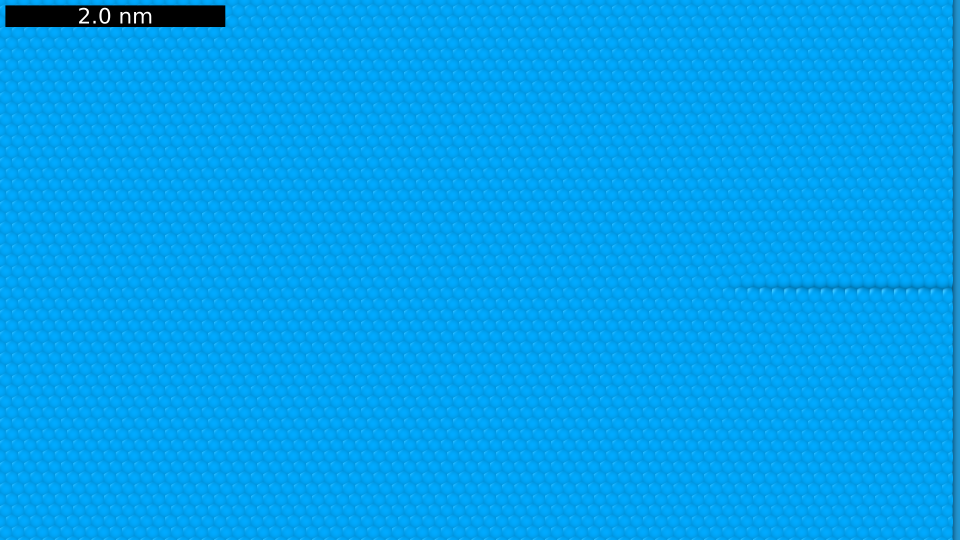
#> input picture Size-of-Crack/CrackImage/cra0002.png, 1920 x 1080 px, given in place of cr0044.pngcra0000.png, which was not available (shown at 1/2 size)
$ python CrackSummary.py   (older library calls are emulated)
#> lines starting #> are read from the running program, lines starting #| are printed output that depends on the picture; after the words box and inside, x2 and y2 are one past the last pixel; in counts of white or black regions, pixels touching at a corner belong together; pictures that were not available may be replaced by others from this repository, and a replacement may not be noted
# Ref:https://www.pyimagesearch.com/2016/03/28/measuring-size-of-objects-in-an-image-with-opencv/
# import the necessary packages
from scipy.spatial import distance as dist
from imutils import perspective
from imutils import contours
import numpy as np
import argparse
import imutils
import cv2
from numpy import NaN
import matplotlib.pyplot as plt
print('Length Width\n')
def midpoint(ptA, ptB):
    return ((ptA[0] + ptB[0]) * 0.5, (ptA[1] + ptB[1]) * 0.5)
def CrackLen(ImagePath):
    image = cv2.imread(ImagePath)
#> image is the input picture: shape (1080, 1920, 3); mean B, G, R 239.3, 160.2, 2.1
    width = float(2)
    gray = cv2.cvtColor(image, cv2.COLOR_BGR2GRAY)
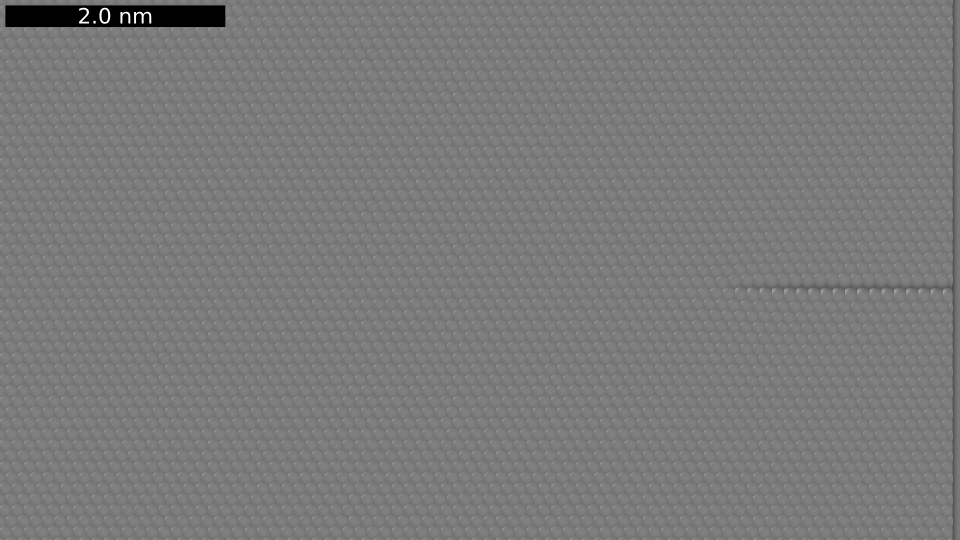
#> gray: shape (1080, 1920) (shown at 1/2 size); min 0, max 255, mean 122
    gray = cv2.GaussianBlur(gray, (7, 7), 0)

    # perform edge detection, then perform a dilation + erosion to
    # close gaps in between object edges
    edged = cv2.Canny(gray, 50, 100)
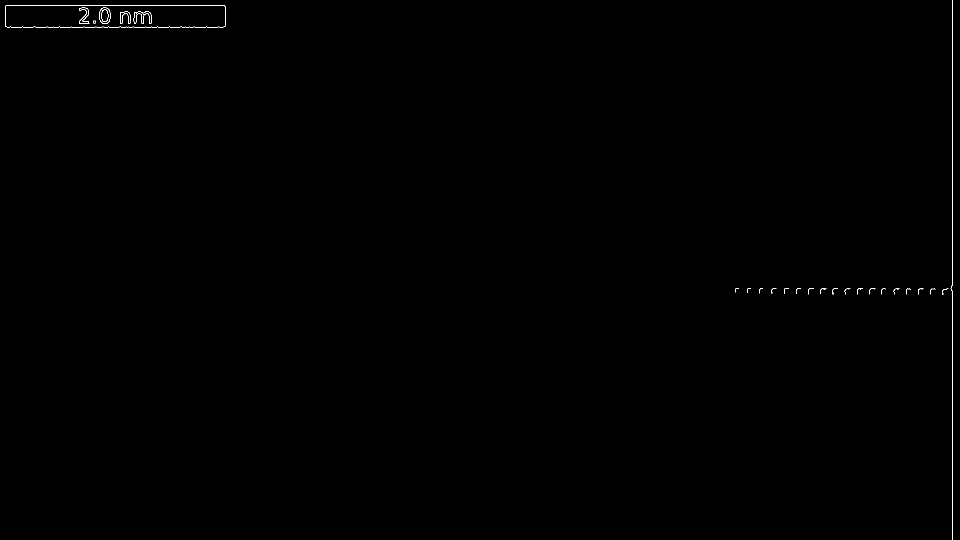
#> edged: shape (1080, 1920) (shown at 1/2 size); 0.15% white in thin lines or dots
    edged = cv2.dilate(edged, None, iterations=1)
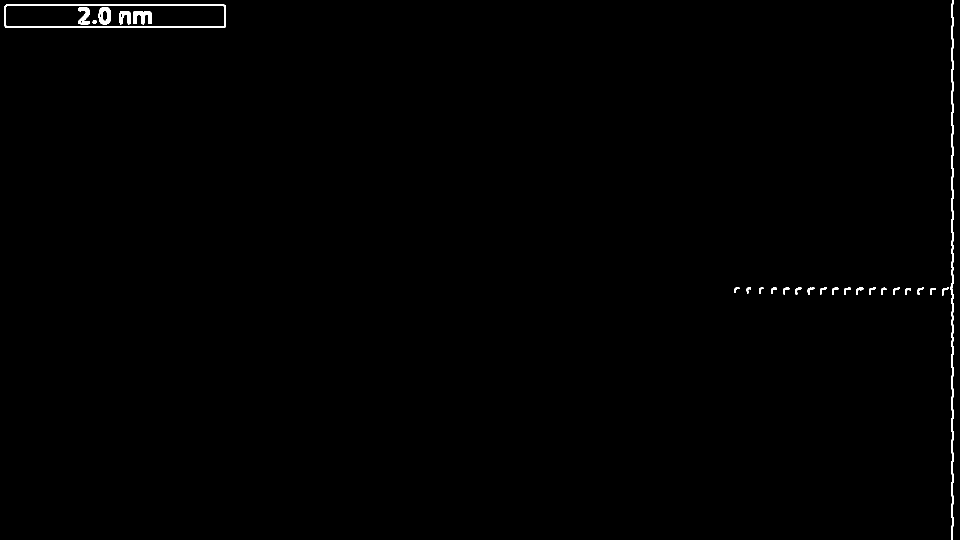
#> edged: shape (1080, 1920) (shown at 1/2 size); 0.47% white; 25 white regions, largest, box (x1, y1, x2, y2) and area: (1900, 0, 1907, 1080) 3373, (9, 9, 452, 56) 2992, (266, 22, 304, 49) 593
    edged = cv2.erode(edged, None, iterations=1)
#> edged: shape (1080, 1920); 0.16% white in thin lines or dots

    # find contours in the edge map
    cnts = cv2.findContours(edged.copy(), cv2.RETR_EXTERNAL, cv2.CHAIN_APPROX_SIMPLE)
#> cnts = 20 contours, 19 with area under 20; largest, box (x1, y1, x2, y2) and area: (10, 10, 451, 55) 19334
    cnts = imutils.grab_contours(cnts)

    # sort the contours from left-to-right and initialize the
    # 'pixels per metric' calibration variable
    (cnts, _) = contours.sort_contours(cnts)
    pixelsPerMetric = None

    # loop over the contours individually
    for c in cnts:
        # if the contour is not sufficiently large, ignore it
        if cv2.contourArea(c) < 100:
            continue

        # compute the rotated bounding box of the contour
        orig = image.copy()
        box = cv2.minAreaRect(c)
        box = cv2.cv.BoxPoints(box) if imutils.is_cv2() else cv2.boxPoints(box)
        box = np.array(box, dtype="int")

        # order the points in the contour such that they appear
        # in top-left, top-right, bottom-right, and bottom-left
        # order, then draw the outline of the rotated bounding
        # box
        box = perspective.order_points(box)
        cv2.drawContours(orig, [box.astype("int")], -1, (0, 255, 0), 2)

        # loop over the original points and draw them
        for (x, y) in box:
            cv2.circle(orig, (int(x), int(y)), 5, (0, 0, 255), -1)

        # unpack the ordered bounding box, then compute the midpoint
        # between the top-left and top-right coordinates, followed by
        # the midpoint between bottom-left and bottom-right coordinates
        (tl, tr, br, bl) = box
        (tltrX, tltrY) = midpoint(tl, tr)
        (blbrX, blbrY) = midpoint(bl, br)

        # compute the midpoint between the top-left and top-right points,
        # followed by the midpoint between the top-righ and bottom-right
        (tlblX, tlblY) = midpoint(tl, bl)
        (trbrX, trbrY) = midpoint(tr, br)

        # draw the midpoints on the image
        cv2.circle(orig, (int(tltrX), int(tltrY)), 5, (255, 0, 0), -1)
        cv2.circle(orig, (int(blbrX), int(blbrY)), 5, (255, 0, 0), -1)
        cv2.circle(orig, (int(tlblX), int(tlblY)), 5, (255, 0, 0), -1)
        cv2.circle(orig, (int(trbrX), int(trbrY)), 5, (255, 0, 0), -1)

        # draw lines between the midpoints
        cv2.line(orig, (int(tltrX), int(tltrY)), (int(blbrX), int(blbrY)),
                 (255, 0, 255), 2)
        cv2.line(orig, (int(tlblX), int(tlblY)), (int(trbrX), int(trbrY)),
                 (255, 0, 255), 2)

        # compute the Euclidean distance between the midpoints
        dA = dist.euclidean((tltrX, tltrY), (blbrX, blbrY))
        dB = dist.euclidean((tlblX, tlblY), (trbrX, trbrY))

        # if the pixels per metric has not been initialized, then
        # compute it as the ratio of pixels to supplied metric
        # (in this case, inches)
        if pixelsPerMetric is None:
            pixelsPerMetric = dB / width

        # compute the size of the object
        dimA = round(dA / pixelsPerMetric,3)
        dimB = round(dB / pixelsPerMetric,3)
        cv2.putText(orig, "W = {:.1f}nm".format(dimA), (int(tltrX - 200), int(tltrY + 400)), cv2.FONT_HERSHEY_SIMPLEX, 2, (1, 160, 1), 6)
        cv2.putText(orig, "L = {:.1f}nm".format(dimB), (int(tltrX - 200), int(tltrY + 500)), cv2.FONT_HERSHEY_SIMPLEX, 2, (1, 160, 1), 6)
        np.set_printoptions(precision=3)
        if dimA != 0.2 and dimB != 2:
            return([dimB,dimA])
            #cv2.imshow("Image", orig)
#            plt.imsave('crack%s.png'%dimB,orig,dpi=300)
            plt.imshow(orig, interpolation='bicubic')
            plt.imsave('dimension.png',orig)
#> this loop made 20 passes
#> (tl, tr, br, bl, tltrX, tltrY, blbrX, blbrY) on pass 1: ([10, 10], [450, 10], [450, 54], [10, 54], 230, 10, 230, 54)
#> after the loop, pixelsPerMetric = 220

ImageDir = 'CrackImage/'
ImageDir = '/home/alex/Documents/12.26/cr0044.png'
lw = np.zeros(shape=(10,2))
i = 0;
for frame in np.linspace(0,8,9):
    if(len(str(int(frame))))==1:
        frame = 'cra00'+'0'+str(int(frame))+'.png'
    else:
        frame = 'cra00'+str(int(frame))+'.png'
    ImagePath=ImageDir+frame
    u = CrackLen(ImagePath)
    lw[i,:]=np.nan_to_num(u)
    lw = np.nan_to_num(lw)
#> lw = [[0, 0], [0, 0], [0, 0], [0, 0], [0, 0], [0, 0], [0, 0], [0, 0], [0, 0], [0, 0]]
    i = i+1
    print(u)
#> pass 2 of the loop `for frame in np.linspace(0,8,9):`:
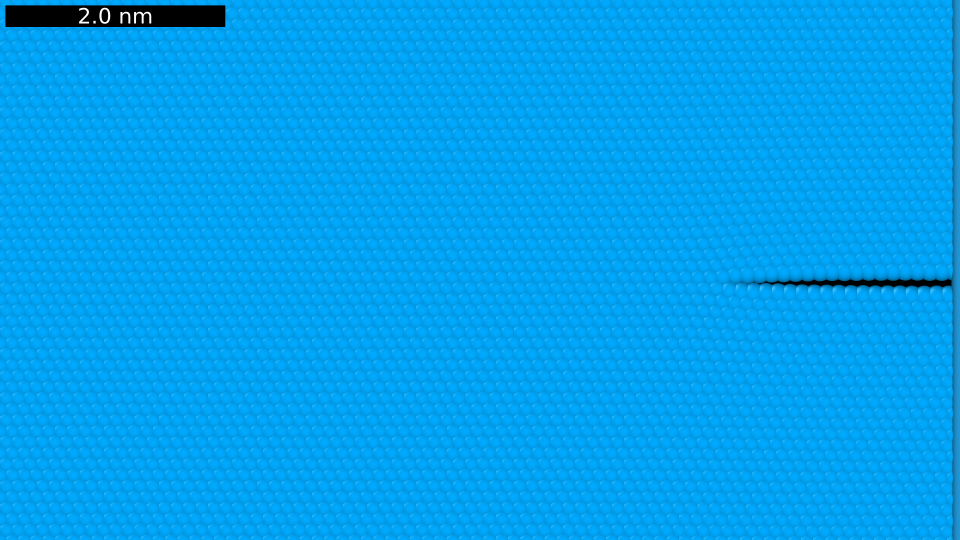
#> input picture Size-of-Crack/CrackImage/cra0003.png, 1920 x 1080 px, given in place of cr0044.pngcra0001.png, which was not available (shown at 1/2 size)
#> in CrackLen, image is the input picture: shape (1080, 1920, 3); mean B, G, R 238.7, 159.8, 2.2
#> in CrackLen (call 2), `gray = cv2.cvtColor(image, cv2.COLOR_BGR2GRAY)`:
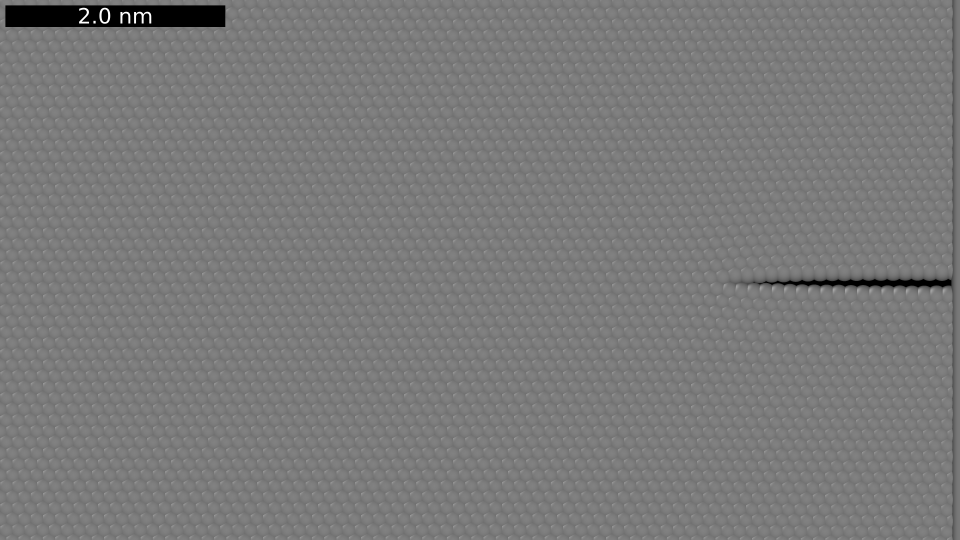
#> gray: shape (1080, 1920) (shown at 1/2 size); min 0, max 255, mean 121.7
#> in CrackLen (call 2), `edged = cv2.dilate(edged, None, iterations=1)`:
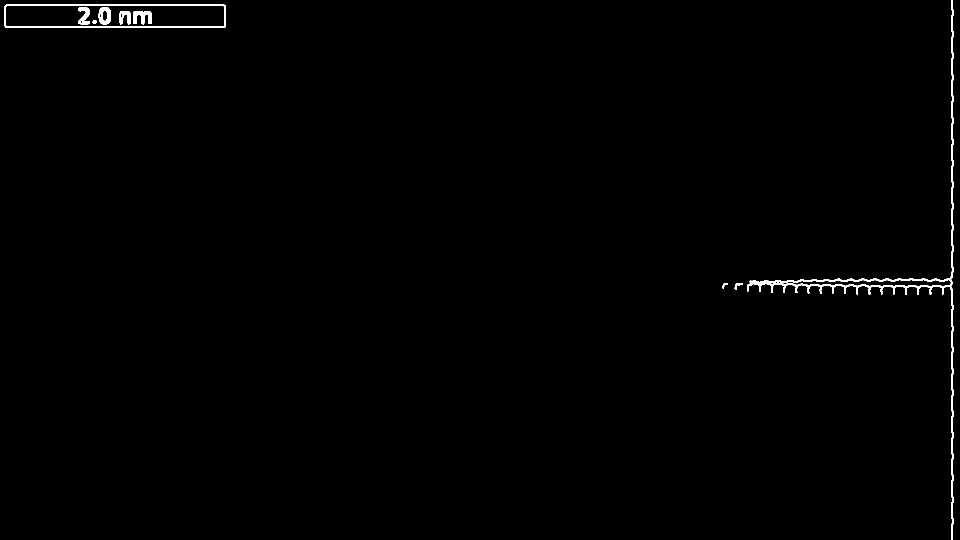
#> edged: shape (1080, 1920) (shown at 1/2 size); 0.59% white; 9 white regions, largest, box (x1, y1, x2, y2) and area: (1494, 0, 1907, 1080) 7100, (9, 9, 452, 56) 3026, (266, 22, 304, 49) 593
#> cnts = 6 contours, 4 with area under 20; largest, box (x1, y1, x2, y2) and area: (10, 10, 451, 55) 18998, (1495, 558, 1904, 589) 3995
#> the loop in CrackLen, `for c in cnts:` made 4 passes
#> (tl, tr, br, bl, tltrX, tltrY, blbrX, blbrY) on pass 1: ([10, 10], [450, 10], [450, 53], [10, 53], 230, 10, 230, 53)
#> after the loop in CrackLen, `for c in cnts:`: pixelsPerMetric = 220
#> u = [1.85, 0.136]
#> lw = [[0, 0], [1.85, 0.136], [0, 0], [0, 0], [0, 0], [0, 0], [0, 0], [0, 0], [0, 0], [0, 0]]
#| [1.855, 0.136]
#> (the run stopped early here; a loop or call above may not have finished)
